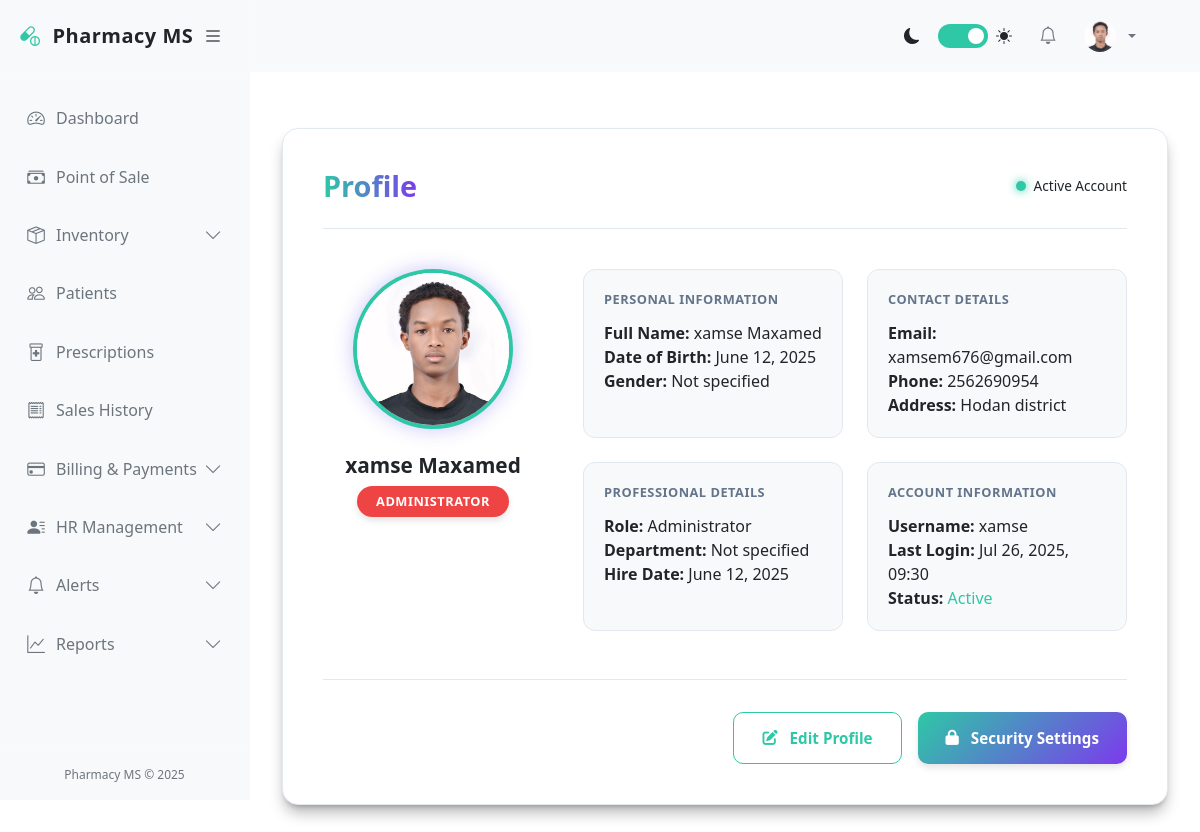
/accounts/profile/ (signed in), run on the app's committed database.
### accounts/models.py (models this page shows, shortened)
class User(AbstractUser):
    GENDER_CHOICES = (
        ('M', 'Male'),
        ('F', 'Female'),
        ('O', 'Other'),
    )
    ROLES = (
        ('admin', 'Administrator'),
        ('pharmacist', 'Pharmacist'),
        ('cashier', 'Cashier'),
        ('manager', 'Manager'),
        ('staff', 'Staff'),
    )
    role = models.CharField(max_length=20, choices=ROLES, default='staff')
    gender = models.CharField(max_length=1, choices=GENDER_CHOICES, blank=True, null=True)
    phone = models.CharField(max_length=20, blank=True, null=True)
    address = models.TextField(blank=True, null=True)
    date_of_birth = models.DateField(blank=True, null=True)
    hire_date = models.DateField(blank=True, null=True)
    profile_picture = models.ImageField(upload_to='profile_pics/', blank=True, null=True)
    is_active = models.BooleanField(default=True)
    def get_role_display(self):
        return dict(self.ROLES).get(self.role, self.role)

### accounts/views.py (the view)
# urls.py: path('profile/', views.profile, name='profile'),
@login_required
def profile(request):
    if request.method == 'POST':
        form = UserUpdateForm(request.POST, request.FILES, instance=request.user)
        if form.is_valid():
            form.save()
            messages.success(request, 'Your profile has been updated!')
            return redirect('profile')
    else:
        form = UserUpdateForm(instance=request.user)
    return render(request, 'accounts/profile.html', {'form': form})

### pharmacy/templates/accounts/profile.html (shortened to what this page needs)
{% extends 'base.html' %}
{% block content %}
<div class="profile-container">
    <div class="profile-header">
        <h1 class="profile-title"> Profile</h1>
        <div class="profile-status">
            <span class="status-indicator status-active"></span>
            <span>Active Account</span>
        </div>
    </div>
    <div class="profile-content">
        <div class="profile-sidebar">
            <div class="profile-picture-container">
                {% if user.profile_picture %}
                    <img src="{{ user.profile_picture.url }}" alt="Profile Picture" class="profile-picture">
                {% else %}
                    <span class="profile-initials">{{ user.first_name|first|upper }}{{ user.last_name|first|upper }}</span>
                {% endif %}
            </div>
            <h3 class="profile-name">{{ user.get_full_name }}</h3>
            <span class="profile-role role-{{ user.role|lower }}">{{ user.get_role_display }}</span>
        </div>
        <div class="profile-details">
            <div class="detail-card" style="--order: 1;">
                <div class="detail-label">Personal Information</div>
                <div class="detail-value">
                    <div><strong>Full Name:</strong> {{ user.get_full_name }}</div>
                    <div><strong>Date of Birth:</strong> {{ user.date_of_birth|date:"F j, Y"|default:"Not provided" }}</div>
                    <div><strong>Gender:</strong> {{ user.get_gender_display|default:"Not specified" }}</div>
                </div>
            </div>
            <div class="detail-card" style="--order: 2;">
                <div class="detail-label">Contact Details</div>
                <div class="detail-value">
                    <div><strong>Email:</strong> {{ user.email }}</div>
                    <div><strong>Phone:</strong> {{ user.phone|default:"Not provided" }}</div>
                    <div><strong>Address:</strong> {{ user.address|default:"Not provided" }}</div>
                </div>
            </div>
            <div class="detail-card" style="--order: 3;">
                <div class="detail-label">Professional Details</div>
                <div class="detail-value">
                    <div><strong>Role:</strong> {{ user.get_role_display }}</div>
                    <div><strong>Department:</strong> {{ user.department|default:"Not specified" }}</div>
                    <div><strong>Hire Date:</strong> {{ user.hire_date|date:"F j, Y"|default:"Not applicable" }}</div>
                </div>
            </div>
            <div class="detail-card" style="--order: 4;">
                <div class="detail-label">Account Information</div>
                <div class="detail-value">
                    <div><strong>Username:</strong> {{ user.username }}</div>
                    <div><strong>Last Login:</strong> {{ user.last_login|date:"M j, Y, H:i"|default:"Never" }}</div>
                    <div><strong>Status:</strong>
                        {% if user.is_active %}
                            <span style="color: var(--success-color);">Active</span>
                        {% else %}
                            <span style="color: var(--danger-color);">Inactive</span>
                        {% endif %}
                    </div>
                </div>
            </div>
        </div>
    </div>
    <div class="profile-actions">
        <a href="{% url 'profile_update' %}" class="btn btn-outline">
            <i class="fas fa-edit"></i>
            Edit Profile
        </a>
        <a href="{% url 'password_change' %}" class="btn btn-primary">
            <i class="fas fa-lock"></i>
            Security Settings
        </a>
    </div>
</div>
{% endblock %}

### pharmacy/templates/base.html (shortened to what this page needs)
<!DOCTYPE html>
<html lang="en">
<head>
    <link href="https://cdn.jsdelivr.net/npm/bootstrap@5.3.0/dist/css/bootstrap.min.css" rel="stylesheet">
    <link rel="stylesheet" href="https://cdn.jsdelivr.net/npm/bootstrap-icons@1.10.0/font/bootstrap-icons.css">
</head>
<body>
    <div class="d-flex">
        <div class="sidebar" id="sidebar">
            <div class="sidebar-header">
                <a href="{% url 'dashboard' %}" class="sidebar-brand">
                    <i class="bi bi-capsule-pill sidebar-brand-icon"></i>
                    <span id="sidebar-title">Pharmacy MS</span>
                </a>
                <button class="toggle-btn" id="toggle-sidebar">
                    <i class="bi bi-list"></i>
                </button>
            </div>
            <div class="px-2 py-3" style="height: calc(100% - 120px); overflow-y: auto;">
                <ul class="nav flex-column">
                    <li class="nav-item">
                        <a class="nav-link {% if request.resolver_match.url_name == 'dashboard' %}active{% endif %}"
                            href="{% url 'dashboard' %}">
                            <i class="bi bi-speedometer2"></i>
                            <span class="nav-link-text ms-2">Dashboard</span>
                        </a>
                    </li>
                    <li class="nav-item">
                        <a class="nav-link {% if 'pos' in request.resolver_match.url_name %}active{% endif %}"
                            href="{% url 'pos' %}">
                            <i class="bi bi-cash-stack"></i>
                            <span class="nav-link-text ms-2">Point of Sale</span>
                        </a>
                    </li>
                    <li class="nav-item">
                        <a class="nav-link "
                            data-bs-toggle="collapse" href="#inventoryCollapse">
                            <i class="bi bi-box-seam"></i>
                            <span class="nav-link-text ms-2">Inventory</span>
                            <i class="bi bi-chevron-down collapse-icon ms-auto"></i>
                        </a>
                    </li>
                    <li class="nav-item">
                        <a class="nav-link {% if 'patient' in request.resolver_match.url_name %}active{% endif %}"
                            href="{% url 'patient_list' %}">
                            <i class="bi bi-people"></i>
                            <span class="nav-link-text ms-2">Patients</span>
                        </a>
                    </li>
                    <li class="nav-item">
                        <a class="nav-link {% if 'prescription' in request.resolver_match.url_name %}active{% endif %}"
                            href="{% url 'prescription_list' %}">
                            <i class="bi bi-prescription2"></i>
                            <span class="nav-link-text ms-2">Prescriptions</span>
                        </a>
                    </li>
                    <li class="nav-item">
                        <a class="nav-link {% if 'sale' in request.resolver_match.url_name and 'pos' not in request.resolver_match.url_name %}active{% endif %}"
                            href="{% url 'sale_list' %}">
                            <i class="bi bi-receipt"></i>
                            <span class="nav-link-text ms-2">Sales History</span>
                        </a>
                    </li>
                    <li class="nav-item">
                        <a class="nav-link {% if 'billing' in request.resolver_match.url_name or 'payment' in request.resolver_match.url_name %}active{% endif %}"
                            data-bs-toggle="collapse" href="#billingCollapse">
                            <i class="bi bi-credit-card"></i>
                            <span class="nav-link-text ms-2">Billing & Payments</span>
                            <i class="bi bi-chevron-down collapse-icon ms-auto"></i>
                        </a>
                    </li>
                    <li class="nav-item">
                        <a class="nav-link {% if 'user' in request.resolver_match.url_name or 'attendance' in request.resolver_match.url_name or 'payroll' in request.resolver_match.url_name %}active{% endif %}"
                            data-bs-toggle="collapse" href="#hrCollapse">
                            <i class="bi bi-person-lines-fill"></i>
                            <span class="nav-link-text ms-2">HR Management</span>
                            <i class="bi bi-chevron-down collapse-icon ms-auto"></i>
                        </a>
                    </li>
                    <li class="nav-item">
                        <a class="nav-link {% if 'notification' in request.resolver_match.url_name or 'alert_rule' in request.resolver_match.url_name %}active{% endif %}"
                            data-bs-toggle="collapse" href="#alertsCollapse">
                            <i class="bi bi-bell"></i>
                            <span class="nav-link-text ms-2">Alerts</span>
                            <i class="bi bi-chevron-down collapse-icon ms-auto"></i>
                        </a>
                    </li>
                    <li class="nav-item">
                        <a class="nav-link {% if 'report' in request.resolver_match.url_name %}active{% endif %}"
                            data-bs-toggle="collapse" href="#reportsCollapse">
                            <i class="bi bi-graph-up"></i>
                            <span class="nav-link-text ms-2">Reports</span>
                            <i class="bi bi-chevron-down collapse-icon ms-auto"></i>
                        </a>
                    </li>
                </ul>
            </div>
            <div class="sidebar-footer">
                Pharmacy MS &copy; 2025
            </div>
        </div>
        <div class="main-content flex-grow-1" id="main-content">
            <nav class="navbar navbar-expand-lg navbar-light bg-light border-bottom">
                <div class="container-fluid">
                    <div class="collapse navbar-collapse" id="navbarSupportedContent">
                        <ul class="navbar-nav ms-auto align-items-center">
                            <li class="nav-item me-3">
                                <div class="d-flex align-items-center">
                                    <i class="bi bi-moon-fill me-2"></i>
                                    <label class="theme-switch">
                                        <span class="slider"></span>
                                    </label>
                                    <i class="bi bi-sun-fill ms-2"></i>
                                </div>
                            </li>
                            <li class="nav-item dropdown me-2">
                                <a class="nav-link position-relative" href="#" id="notificationsDropdown" role="button"
                                    data-bs-toggle="dropdown">
                                    <i class="bi bi-bell"></i>
                                </a>
                            </li>
                            <li class="nav-item dropdown">
                                <a class="nav-link dropdown-toggle d-flex align-items-center" href="#" id="userDropdown"
                                    role="button" data-bs-toggle="dropdown">
                                    {% if user.profile_picture %}
                                    <img src="{{ user.profile_picture.url }}" class="rounded-circle me-2" width="32"
                                        height="32" alt="Profile">
                                    {% else %}
                                    <i class="bi bi-person-circle me-2"></i>
                                    {% endif %}
                                </a>
                            </li>
                        </ul>
                    </div>
                </div>
            </nav>
            <div class="container-fluid py-4">
                {% block content %}{% endblock %}
            </div>
        </div>
    </div>
</body>
</html>

### pharmacy/templates/base.html (style rules this page uses)
:root { --bg-primary: #030817; --bg-secondary: #0b1120; --accent-color: #2ec8a6; --text-primary: #f8fafc; --text-secondary: #94a3b8; --sidebar-width: 250px; --navbar-height: 72px; --sidebar-collapsed-width: 80px; }
body { background-color: var(--bg-primary); color: var(--text-primary); font-family: 'Segoe UI', system-ui, -apple-system, sans-serif; }
.sidebar { height: 100vh; position: fixed; width: var(--sidebar-width); background-color: var(--bg-secondary); border-right: 1px solid rgba(255, 255, 255, 0.1); transition: all 0.3s cubic-bezier(0.4, 0, 0.2, 1); z-index: 1000; }
.main-content { margin-left: var(--sidebar-width); transition: all 0.3s cubic-bezier(0.4, 0, 0.2, 1); padding-top: var(--navbar-height); }
.nav-link { color: var(--text-secondary); border-radius: 0.375rem; margin: 0.25rem 0; padding: 0.75rem 1rem; transition: all 0.2s ease; position: relative; display: flex; align-items: center; }
.sidebar-header { padding: 1.25rem; border-bottom: 1px solid rgba(255, 255, 255, 0.1); display: flex; align-items: center; justify-content: space-between; }
.toggle-btn { border: none; background: none; font-size: 1.25rem; cursor: pointer; color: var(--text-primary); transition: all 0.2s ease; }
.navbar { background-color: var(--bg-secondary) !important; border-bottom: 1px solid rgba(255, 255, 255, 0.1) !important; padding: 0.75rem 1.5rem; position: fixed; top: 0; right: 0; left: var(--sidebar-width); z-index: 1000; height: var(--navbar-height); transition: all 0.3s cubic-bezier(0.4, 0, 0.2, 1); }
.container-fluid { padding: 2rem; }
.collapse-icon { transition: transform 0.2s ease; }
.theme-switch { display: inline-block; position: relative; width: 50px; height: 24px; margin-left: 10px; }
.slider { position: absolute; cursor: pointer; top: 0; left: 0; right: 0; bottom: 0; background-color: #334155; transition: .4s; border-radius: 24px; }
.slider:before { position: absolute; content: ""; height: 16px; width: 16px; left: 4px; bottom: 4px; background-color: white; transition: .4s; border-radius: 50%; }
input:checked+.slider { background-color: var(--accent-color); }
input:checked+.slider:before { transform: translateX(26px); }
.nav-item { position: relative; }
.nav-link i { min-width: 24px; text-align: center; font-size: 1.1rem; }
.sidebar-brand { font-weight: 700; font-size: 1.25rem; letter-spacing: 0.5px; color: var(--text-primary); text-decoration: none; display: flex; align-items: center; }
.sidebar-brand-icon { margin-right: 0.75rem; color: var(--accent-color); }
.sidebar-footer { position: absolute; bottom: 0; width: 100%; padding: 1rem; border-top: 1px solid rgba(255, 255, 255, 0.1); text-align: center; font-size: 0.75rem; color: var(--text-secondary); }

### data on the page
User: profile_picture (picture), get_full_name "xamse Maxamed", role "ADMINISTRATOR", date_of_birth "June 12, 2025", gender "Not specified", email "xamsem676@gmail.com", phone "2562690954", address "Hodan district", role "Administrator", hire_date "June 12, 2025", username "xamse", last_login "Jul 26, 2025, 09:30"

### other printed values
{{ user.department|default:"Not specified" }} "Not specified"
